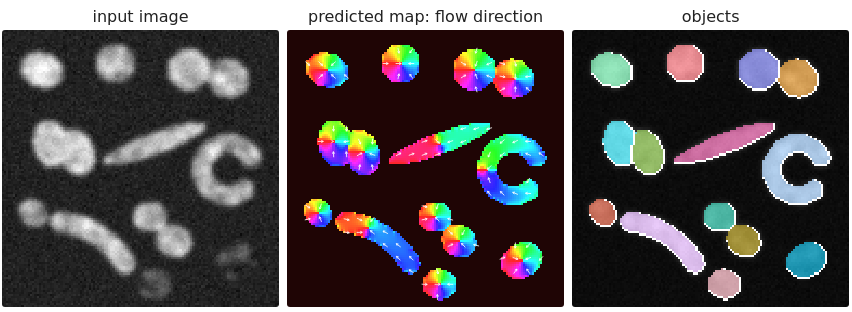
#> input picture instances/fig-flows.png, 852 x 312 px, given in place of im_semantic.png, which was not available
$ python lec_figs.py ../../../instances/fig-flows.png
#> lines starting #> are read from the running program, lines starting #| are printed output that depends on the picture
"""Slide figures of the instances/ lecture (modern deep learning day).

Run from the repository root:
  for p in semantic gap dist elong cshape flows; do tools/figs/instances/demo_shot.sh SHOTS instancemaps $p im_$p; done
  tools/figs/instances/demo_shot.sh SHOTS nmsboxes dup nb_dup 1100
  python3 -I tools/figs/instances/lec_figs.py SHOTS

Demo panels are crops of the instancemaps / nmsboxes demos in their presets (the numbers in
the slide text are the demos' readouts in these states). The flow-field figure and the panoptic
figure are computed here (synthetic shapes).
"""
import sys
import numpy as np
import matplotlib
matplotlib.use("Agg")
import matplotlib.pyplot as plt
from matplotlib.colors import ListedColormap
from PIL import Image
from scipy import ndimage as ndi

OUT = "instances/"
SHOTS = sys.argv[1]
BLUE, ORANGE, RED, GREY = "#1f77b4", "#ff7f0e", "#d62728", "#9a9a9a"
plt.rcParams.update({"font.size": 16, "svg.fonttype": "none", "font.family": "DejaVu Sans"})

# instancemaps panels, CSS px of the demo at 1220 px window width (screenshots at scale 2)
IM = {"input": (10, 50, 287, 327), "map": (295, 50, 572, 327), "objects": (580, 50, 857, 327)}


def crop(shot, box, pad=0):
#> called with shot = 'im_semantic', box = (10, 50, 287, 327), pad = 0
    im = Image.open(f"{SHOTS}/{shot}.png").convert("RGB")
    return np.asarray(im.crop((2 * box[0] + pad, 2 * box[1] + pad, 2 * box[2] - pad, 2 * box[3] - pad)))
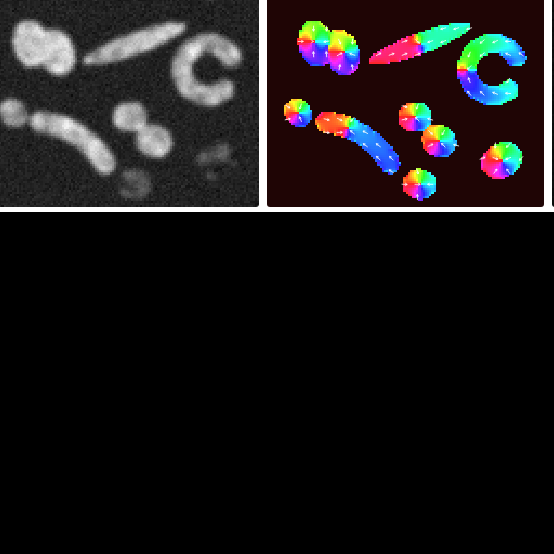
#> returned value: shape (554, 554, 3); mean of channels 0, 1, 2 26.7, 24.1, 24.8; drawn as R, G, B
#> in crop (call 2), `return np.asarray(im.crop((2 * box[0] + pad, 2 * box[1] + pad, 2 * box..`: returned value: shape (554, 554, 3); every value is 0


def panels(cells, out, size, ncol=None, sub_size=16):
#> called with out = 'instances/fig-semantic.png', size = (7.2, 4), sub_size = 16
    ncol = ncol or len(cells)
#> ncol = 2
    nrow = (len(cells) + ncol - 1) // ncol
#> nrow = 1
    fig, axs = plt.subplots(nrow, ncol, figsize=size, squeeze=False, gridspec_kw={"wspace": 0.05, "hspace": 0.25})
    for a in axs.flat:
        a.axis("off")
#> this loop made 2 passes
    for a, (img, title, sub) in zip(axs.flat, cells):
        a.imshow(img)
        a.set_title(title, fontsize=17)
        if sub:
            a.text(0.5, -0.03, sub, transform=a.transAxes, ha="center", va="top", fontsize=sub_size)
#> this loop made 2 passes
#> (title, sub) on passes 1 to 2: ('image', '14 cells'), ('connected pieces of the mask', '11 objects, 3 merges (M)')
    fig.savefig(out, dpi=100, bbox_inches="tight", facecolor="white")
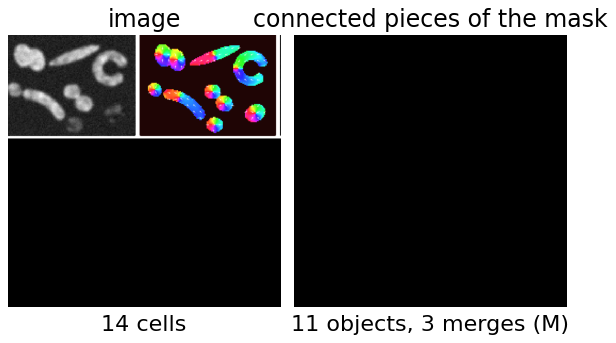
#> figure drawn by matplotlib, 2 panels
    plt.close(fig)


# 1. semantic mask merges touching cells -----------------------------------------------------------
panels([(crop("im_semantic", IM["input"]), "image", "14 cells"),
        (crop("im_semantic", IM["objects"]), "connected pieces of the mask", "11 objects, 3 merges (M)")],
       OUT + "fig-semantic.png", (7.2, 4.0))

# 2. four maps and their classical steps ---------------------------------------------------------
panels([(crop("im_gap", IM["map"]), "boundary class", "→ label interiors"),
        (crop("im_dist", IM["map"]), "distance map", "→ watershed"),
        (crop("im_cshape", IM["map"]), "objectness + rays", "→ suppression"),
        (crop("im_flows", IM["map"]), "flow field", "→ follow arrows")],
       OUT + "fig-maps.png", (11, 3.6))
#> call 3 of crop, with shot = 'im_gap', box = (295, 50, 572, 327), pad = 0
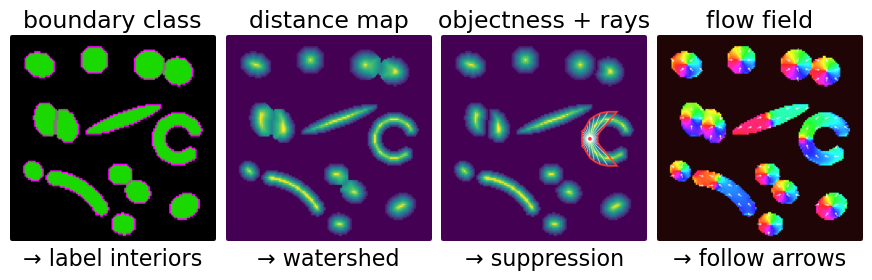
#> input picture instances/fig-maps.png, 872 x 280 px, given in place of im_gap.png, which was not available
#> in crop (call 3), `return np.asarray(im.crop((2 * box[0] + pad, 2 * box[1] + pad, 2 * box..`:
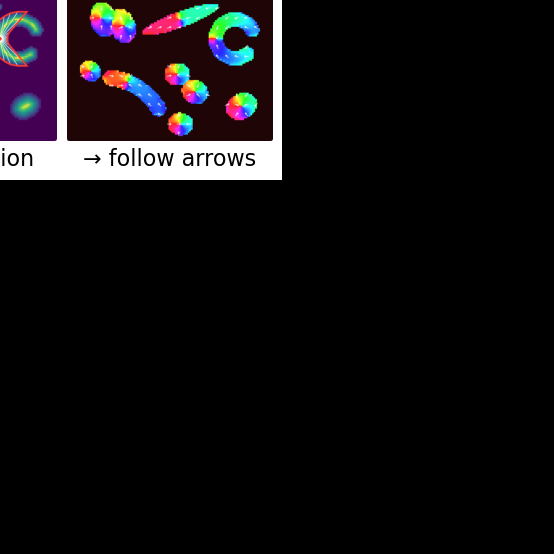
#> returned value: shape (554, 554, 3); mean of channels 0, 1, 2 17.8, 15.5, 17.5; drawn as R, G, B
#> (the run stopped early here; a loop or call above may not have finished)
